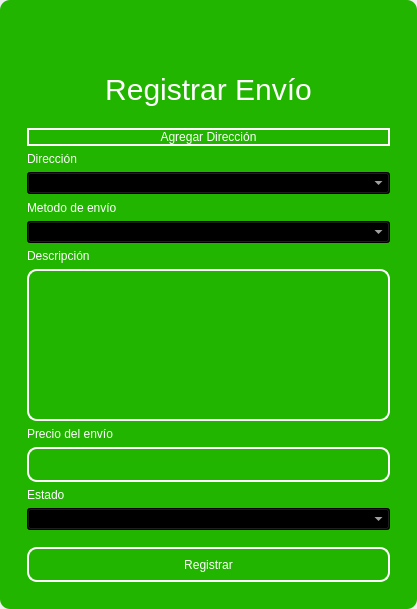
<?xml version="1.0" encoding="UTF-8"?>
<ui version="4.0">
 <class>MainWindow</class>
 <widget class="QMainWindow" name="MainWindow">
  <property name="geometry">
   <rect>
    <x>0</x>
    <y>0</y>
    <width>417</width>
    <height>609</height>
   </rect>
  </property>
  <property name="windowTitle">
   <string>MainWindow</string>
  </property>
  <property name="styleSheet">
   <string notr="true"/>
  </property>
  <widget class="QWidget" name="centralwidget">
   <property name="styleSheet">
    <string notr="true"/>
   </property>
   <layout class="QVBoxLayout" name="verticalLayout">
    <property name="spacing">
     <number>0</number>
    </property>
    <property name="leftMargin">
     <number>0</number>
    </property>
    <property name="topMargin">
     <number>0</number>
    </property>
    <property name="rightMargin">
     <number>0</number>
    </property>
    <property name="bottomMargin">
     <number>0</number>
    </property>
    <item>
     <widget class="QFrame" name="frame">
      <property name="enabled">
       <bool>true</bool>
      </property>
      <property name="styleSheet">
       <string notr="true">QFrame {
	border-radius:10px;
	background-color: rgb(33, 181, 0);
 }
</string>
      </property>
      <property name="frameShape">
       <enum>QFrame::StyledPanel</enum>
      </property>
      <property name="frameShadow">
       <enum>QFrame::Raised</enum>
      </property>
      <layout class="QVBoxLayout" name="verticalLayout_2">
       <item>
        <widget class="QFrame" name="frame_superior">
         <property name="minimumSize">
          <size>
           <width>0</width>
           <height>40</height>
          </size>
         </property>
         <property name="maximumSize">
          <size>
           <width>16777215</width>
           <height>40</height>
          </size>
         </property>
         <property name="styleSheet">
          <string notr="true">QPushButton{
border-radius:18px;
}

QPushButton:hover{
	background-color: rgb(0, 0, 0);
}
</string>
         </property>
         <property name="frameShape">
          <enum>QFrame::StyledPanel</enum>
         </property>
         <property name="frameShadow">
          <enum>QFrame::Raised</enum>
         </property>
         <layout class="QHBoxLayout" name="horizontalLayout_3">
          <property name="spacing">
           <number>4</number>
          </property>
          <property name="leftMargin">
           <number>0</number>
          </property>
          <property name="topMargin">
           <number>0</number>
          </property>
          <property name="rightMargin">
           <number>0</number>
          </property>
          <property name="bottomMargin">
           <number>0</number>
          </property>
          <item>
           <widget class="QPushButton" name="btn_icon">
            <property name="text">
             <string/>
            </property>
            <property name="iconSize">
             <size>
              <width>40</width>
              <height>40</height>
             </size>
            </property>
           </widget>
          </item>
          <item>
           <spacer name="horizontalSpacer_2">
            <property name="orientation">
             <enum>Qt::Horizontal</enum>
            </property>
            <property name="sizeHint" stdset="0">
             <size>
              <width>443</width>
              <height>20</height>
             </size>
            </property>
           </spacer>
          </item>
          <item>
           <widget class="QPushButton" name="bt_minimizar">
            <property name="minimumSize">
             <size>
              <width>38</width>
              <height>38</height>
             </size>
            </property>
            <property name="maximumSize">
             <size>
              <width>38</width>
              <height>38</height>
             </size>
            </property>
            <property name="cursor">
             <cursorShape>PointingHandCursor</cursorShape>
            </property>
            <property name="text">
             <string/>
            </property>
            <property name="icon">
             <iconset>
              <normaloff>image/minus.svg</normaloff>image/minus.svg</iconset>
            </property>
            <property name="iconSize">
             <size>
              <width>38</width>
              <height>38</height>
             </size>
            </property>
           </widget>
          </item>
          <item>
           <widget class="QPushButton" name="bt_maximizar">
            <property name="minimumSize">
             <size>
              <width>38</width>
              <height>38</height>
             </size>
            </property>
            <property name="maximumSize">
             <size>
              <width>38</width>
              <height>38</height>
             </size>
            </property>
            <property name="cursor">
             <cursorShape>PointingHandCursor</cursorShape>
            </property>
            <property name="text">
             <string/>
            </property>
            <property name="icon">
             <iconset>
              <normaloff>image/chevron-up.svg</normaloff>image/chevron-up.svg</iconset>
            </property>
            <property name="iconSize">
             <size>
              <width>38</width>
              <height>38</height>
             </size>
            </property>
           </widget>
          </item>
          <item>
           <widget class="QPushButton" name="bt_restaurar">
            <property name="minimumSize">
             <size>
              <width>38</width>
              <height>38</height>
             </size>
            </property>
            <property name="maximumSize">
             <size>
              <width>38</width>
              <height>38</height>
             </size>
            </property>
            <property name="cursor">
             <cursorShape>PointingHandCursor</cursorShape>
            </property>
            <property name="text">
             <string/>
            </property>
            <property name="icon">
             <iconset>
              <normaloff>image/chevron-down.svg</normaloff>image/chevron-down.svg</iconset>
            </property>
            <property name="iconSize">
             <size>
              <width>38</width>
              <height>38</height>
             </size>
            </property>
           </widget>
          </item>
          <item>
           <widget class="QPushButton" name="bt_cerrar">
            <property name="minimumSize">
             <size>
              <width>38</width>
              <height>38</height>
             </size>
            </property>
            <property name="maximumSize">
             <size>
              <width>38</width>
              <height>38</height>
             </size>
            </property>
            <property name="cursor">
             <cursorShape>PointingHandCursor</cursorShape>
            </property>
            <property name="text">
             <string/>
            </property>
            <property name="icon">
             <iconset>
              <normaloff>image/x.svg</normaloff>image/x.svg</iconset>
            </property>
            <property name="iconSize">
             <size>
              <width>38</width>
              <height>38</height>
             </size>
            </property>
           </widget>
          </item>
         </layout>
        </widget>
       </item>
       <item>
        <widget class="QFrame" name="frame_3">
         <property name="styleSheet">
          <string notr="true">QLabel {
	color: rgb(255, 255, 254);
	font: 12pt &quot;Arial&quot;;
	background-color: rgba(0, 0, 0,0);
}

QTextEdit{
background-color: rgba(0, 0, 0,0);
border-radius:10px; 
font: 12pt &quot;Arial&quot;;
color: rgb(255, 255, 254);
border: 2px solid  rgb(255, 255, 255);

}

QTextEdit:hover{
background-color: rgba(0, 0, 0,0);
border-radius:10px; 
font: 12pt &quot;Arial&quot;;
border: 2px solid  rgb(120, 0, 171);
}

QTextEdit:focus{
background-color: rgb(0, 0, 0);
border-radius:10px; 
font: 12pt &quot;Arial&quot;;
border: 2px solid rgb(120, 0, 171);
}

QLineEdit{
background-color: rgba(0, 0, 0,0);
border-radius:10px; 
font: 12pt &quot;Arial&quot;;
color: rgb(255, 255, 254);
border: 2px solid  rgb(255, 255, 255);

}

QLineEdit:hover{
background-color: rgba(0, 0, 0,0);
border-radius:10px; 
font: 12pt &quot;Arial&quot;;
border: 2px solid  rgb(120, 0, 171);
}

QLineEdit:focus{
background-color: rgb(0, 0, 0);
border-radius:10px; 
font: 12pt &quot;Arial&quot;;
border: 2px solid rgb(120, 0, 171);
}

QCheckBox{
	font: 12pt &quot;Arial&quot;;
	color: rgb(255, 255, 255);
}

QCheckBox::indicator {
    width: 18px;
    height:18px;
}

QCheckBox::indicator:unchecked {
   background-image: url(image/square.svg);
}

QCheckBox::indicator:checked {
   background-image: url(image/check-square.svg);
}

QPushButton{
border-radius:10px; 
font: 12pt &quot;Arial&quot;;
color: rgb(255, 255, 254);
border: 2px solid #ffffff;
}

QPushButton:hover{
border-radius:10px; 
font: 12pt &quot;Arial&quot;;
color: rgb(255, 255, 255);
border: 2px solid rgb(120, 0, 171);
	background-color: rgb(120, 0, 171);
}
</string>
         </property>
         <property name="frameShape">
          <enum>QFrame::StyledPanel</enum>
         </property>
         <property name="frameShadow">
          <enum>QFrame::Raised</enum>
         </property>
         <layout class="QHBoxLayout" name="horizontalLayout_4">
          <item>
           <layout class="QVBoxLayout" name="verticalLayout_4">
            <property name="spacing">
             <number>5</number>
            </property>
            <property name="rightMargin">
             <number>0</number>
            </property>
            <property name="bottomMargin">
             <number>0</number>
            </property>
            <item>
             <widget class="QLabel" name="label_3">
              <property name="minimumSize">
               <size>
                <width>100</width>
                <height>50</height>
               </size>
              </property>
              <property name="styleSheet">
               <string notr="true">font-size: 30px;
color: rgb(255, 255, 255);</string>
              </property>
              <property name="text">
               <string>Registrar Envío</string>
              </property>
              <property name="alignment">
               <set>Qt::AlignCenter</set>
              </property>
             </widget>
            </item>
            <item>
             <widget class="QFrame" name="frame_4">
              <property name="maximumSize">
               <size>
                <width>400</width>
                <height>700</height>
               </size>
              </property>
              <property name="styleSheet">
               <string notr="true">QLabel {
	color: rgb(255, 255, 254);
	font: 12pt &quot;Arial&quot;;
	background-color: rgba(0, 0, 0,0);
}

QTextEdit{
background-color: rgba(0, 0, 0,0);
border-radius:10px; 
font: 12pt &quot;Arial&quot;;
color: rgb(255, 255, 254);
border: 2px solid  rgb(255, 255, 255);

}

QTextEdit:hover{
background-color: rgba(0, 0, 0,0);
border-radius:10px; 
font: 12pt &quot;Arial&quot;;
border: 2px solid  rgb(120, 0, 171);
}

QTextEdit:focus{
background-color: rgb(0, 0, 0);
border-radius:10px; 
font: 12pt &quot;Arial&quot;;
border: 2px solid rgb(120, 0, 171);
}

QLineEdit{
background-color: rgba(0, 0, 0,0);
border-radius:10px; 
font: 12pt &quot;Arial&quot;;
color: rgb(255, 255, 254);
border: 2px solid  rgb(255, 255, 255);

}

QLineEdit:hover{
background-color: rgba(0, 0, 0,0);
border-radius:10px; 
font: 12pt &quot;Arial&quot;;
border: 2px solid  rgb(120, 0, 171);
}

QLineEdit:focus{
background-color: rgb(0, 0, 0);
border-radius:10px; 
font: 12pt &quot;Arial&quot;;
border: 2px solid rgb(120, 0, 171);
}

QCheckBox{
	font: 12pt &quot;Arial&quot;;
	color: rgb(255, 255, 255);
}

QCheckBox::indicator {
    width: 18px;
    height:18px;
}

QCheckBox::indicator:unchecked {
   background-image: url(image/square.svg);
}

QCheckBox::indicator:checked {
   background-image: url(image/check-square.svg);
}

QPushButton{
border-radius:10px; 
font: 12pt &quot;Arial&quot;;
color: rgb(255, 255, 254);
border: 2px solid #ffffff;
}

QPushButton:hover{
border-radius:10px; 
font: 12pt &quot;Arial&quot;;
color: rgb(255, 255, 255);
border: 2px solid rgb(120, 0, 171);
	background-color: rgb(120, 0, 171);
}
</string>
              </property>
              <property name="frameShape">
               <enum>QFrame::StyledPanel</enum>
              </property>
              <property name="frameShadow">
               <enum>QFrame::Raised</enum>
              </property>
              <layout class="QVBoxLayout" name="verticalLayout_3">
               <property name="leftMargin">
                <number>9</number>
               </property>
               <property name="topMargin">
                <number>9</number>
               </property>
               <property name="rightMargin">
                <number>9</number>
               </property>
               <property name="bottomMargin">
                <number>9</number>
               </property>
               <item>
                <spacer name="verticalSpacer_3">
                 <property name="orientation">
                  <enum>Qt::Vertical</enum>
                 </property>
                 <property name="sizeHint" stdset="0">
                  <size>
                   <width>20</width>
                   <height>40</height>
                  </size>
                 </property>
                </spacer>
               </item>
               <item>
                <widget class="QPushButton" name="btn_add_address">
                 <property name="text">
                  <string>Agregar Dirección</string>
                 </property>
                </widget>
               </item>
               <item>
                <spacer name="verticalSpacer_4">
                 <property name="orientation">
                  <enum>Qt::Vertical</enum>
                 </property>
                 <property name="sizeHint" stdset="0">
                  <size>
                   <width>20</width>
                   <height>40</height>
                  </size>
                 </property>
                </spacer>
               </item>
               <item>
                <widget class="QLabel" name="label_8">
                 <property name="text">
                  <string>Dirección</string>
                 </property>
                </widget>
               </item>
               <item>
                <widget class="QComboBox" name="address_combobox">
                 <property name="styleSheet">
                  <string notr="true">background-color: rgb(0, 0, 0);
color: rgb(255, 255, 255);</string>
                 </property>
                </widget>
               </item>
               <item>
                <spacer name="verticalSpacer">
                 <property name="orientation">
                  <enum>Qt::Vertical</enum>
                 </property>
                 <property name="sizeHint" stdset="0">
                  <size>
                   <width>20</width>
                   <height>40</height>
                  </size>
                 </property>
                </spacer>
               </item>
               <item>
                <widget class="QLabel" name="label_4">
                 <property name="text">
                  <string>Metodo de envío</string>
                 </property>
                </widget>
               </item>
               <item>
                <widget class="QComboBox" name="method_combobox">
                 <property name="styleSheet">
                  <string notr="true">background-color: rgb(0, 0, 0);
color: rgb(255, 255, 255);</string>
                 </property>
                </widget>
               </item>
               <item>
                <widget class="QLabel" name="label">
                 <property name="text">
                  <string>Descripción</string>
                 </property>
                </widget>
               </item>
               <item>
                <widget class="QTextEdit" name="descriptiontxt"/>
               </item>
               <item>
                <spacer name="verticalSpacer_6">
                 <property name="orientation">
                  <enum>Qt::Vertical</enum>
                 </property>
                 <property name="sizeHint" stdset="0">
                  <size>
                   <width>20</width>
                   <height>40</height>
                  </size>
                 </property>
                </spacer>
               </item>
               <item>
                <widget class="QLabel" name="label_2">
                 <property name="text">
                  <string>Precio del envío</string>
                 </property>
                </widget>
               </item>
               <item>
                <widget class="QLineEdit" name="budgettxt">
                 <property name="minimumSize">
                  <size>
                   <width>0</width>
                   <height>35</height>
                  </size>
                 </property>
                </widget>
               </item>
               <item>
                <spacer name="verticalSpacer_10">
                 <property name="orientation">
                  <enum>Qt::Vertical</enum>
                 </property>
                 <property name="sizeHint" stdset="0">
                  <size>
                   <width>20</width>
                   <height>40</height>
                  </size>
                 </property>
                </spacer>
               </item>
               <item>
                <widget class="QLabel" name="label_6">
                 <property name="text">
                  <string>Estado</string>
                 </property>
                </widget>
               </item>
               <item>
                <widget class="QComboBox" name="status_combobox">
                 <property name="styleSheet">
                  <string notr="true">background-color: rgb(0, 0, 0);
color: rgb(255, 255, 255);</string>
                 </property>
                </widget>
               </item>
               <item>
                <spacer name="verticalSpacer_9">
                 <property name="orientation">
                  <enum>Qt::Vertical</enum>
                 </property>
                 <property name="sizeHint" stdset="0">
                  <size>
                   <width>20</width>
                   <height>50</height>
                  </size>
                 </property>
                </spacer>
               </item>
               <item>
                <widget class="QPushButton" name="btn_add">
                 <property name="minimumSize">
                  <size>
                   <width>0</width>
                   <height>35</height>
                  </size>
                 </property>
                 <property name="cursor">
                  <cursorShape>PointingHandCursor</cursorShape>
                 </property>
                 <property name="text">
                  <string>Registrar</string>
                 </property>
                </widget>
               </item>
               <item>
                <spacer name="verticalSpacer_7">
                 <property name="orientation">
                  <enum>Qt::Vertical</enum>
                 </property>
                 <property name="sizeHint" stdset="0">
                  <size>
                   <width>20</width>
                   <height>40</height>
                  </size>
                 </property>
                </spacer>
               </item>
               <item>
                <spacer name="verticalSpacer_8">
                 <property name="orientation">
                  <enum>Qt::Vertical</enum>
                 </property>
                 <property name="sizeHint" stdset="0">
                  <size>
                   <width>20</width>
                   <height>40</height>
                  </size>
                 </property>
                </spacer>
               </item>
              </layout>
             </widget>
            </item>
           </layout>
          </item>
         </layout>
        </widget>
       </item>
      </layout>
     </widget>
    </item>
   </layout>
  </widget>
 </widget>
 <resources/>
 <connections/>
</ui>
